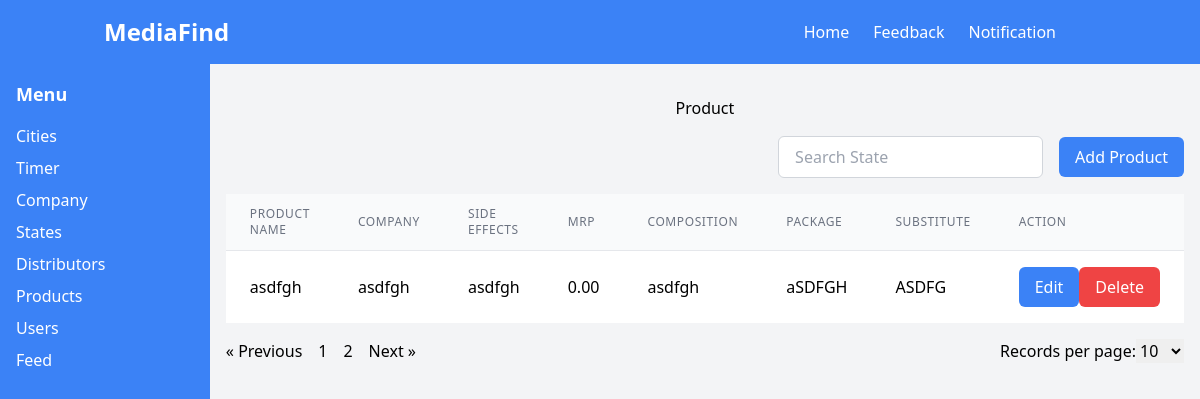
The app's page /php-with-mysql/pages/product/product.php?page=2&limit=10 with its own data.
### tables this page shows
CREATE TABLE `products` (
  `id` int(11) NOT NULL,
  `ProductName` varchar(255) DEFAULT NULL,
  `Company` varchar(255) DEFAULT NULL,
  `SideEffects` text DEFAULT NULL,
  `MRP` decimal(10,2) DEFAULT NULL,
  `Composition` varchar(255) DEFAULT NULL,
  `Package` varchar(255) DEFAULT NULL,
  `Substitute` varchar(255) DEFAULT NULL
);

### php-with-mysql/pages/product/fetch_product.php (the view, shortened to what this page needs)
<?php
include '../../shared/paginator.php';
include '../../db/db_connection.php';
mysqli_set_charset($conn, "utf8mb4");
$default_limit = 10;
$page = isset($_GET['page']) ? $_GET['page'] : 1;
$limit = isset($_GET['limit']) ? $_GET['limit'] : $default_limit;
$start = ($page - 1) * $limit;
if ($conn) {
    $count_sql = "SELECT COUNT(*) AS total FROM products";
    $count_result = mysqli_query($conn, $count_sql);
    $count_data = mysqli_fetch_assoc($count_result);
    $total_records = $count_data['total'];
    $total_pages = ceil($total_records / $limit);
    $sql = "SELECT * FROM products LIMIT $start, $limit";
    $result = mysqli_query($conn, $sql);
    echo '<table class="min-w-full divide-y divide-gray-200">';
    echo '<thead class="bg-gray-50">';
    echo '<tr>';
    echo '<th scope="col" class="px-6 py-3 text-left text-xs font-medium text-gray-500 uppercase tracking-wider">Product Name</th>';
    echo '<th scope="col" class="px-6 py-3 text-left text-xs font-medium text-gray-500 uppercase tracking-wider">Company</th>';
    echo '<th scope="col" class="px-6 py-3 text-left text-xs font-medium text-gray-500 uppercase tracking-wider">Side Effects</th>';
    echo '<th scope="col" class="px-6 py-3 text-left text-xs font-medium text-gray-500 uppercase tracking-wider">MRP</th>';
    echo '<th scope="col" class="px-6 py-3 text-left text-xs font-medium text-gray-500 uppercase tracking-wider">Composition</th>';
    echo '<th scope="col" class="px-6 py-3 text-left text-xs font-medium text-gray-500 uppercase tracking-wider">Package</th>';
    echo '<th scope="col" class="px-6 py-3 text-left text-xs font-medium text-gray-500 uppercase tracking-wider">Substitute</th>';
    echo '<th scope="col" class="px-6 py-3 text-left text-xs font-medium text-gray-500 uppercase tracking-wider">Action</th>';
    echo '</tr>';
    echo '</thead>';
    echo '<tbody class="bg-white divide-y divide-gray-200">';
    if ($result && mysqli_num_rows($result) > 0) {
        while ($row = mysqli_fetch_assoc($result)) {
            echo "<tr>";
            echo "<td class='px-6 py-4 whitespace-nowrap'>" . $row['ProductName'] . "</td>";
            echo "<td class='px-6 py-4 whitespace-nowrap'>" . $row['Company'] . "</td>";
            echo "<td class='px-6 py-4 whitespace-nowrap'>" . $row['SideEffects'] . "</td>";
            echo "<td class='px-6 py-4 whitespace-nowrap'>" . $row['MRP'] . "</td>";
            echo "<td class='px-6 py-4 whitespace-nowrap'>" . $row['Composition'] . "</td>";
            echo "<td class='px-6 py-4 whitespace-nowrap'>" . $row['Package'] . "</td>";
            echo "<td class='px-6 py-4 whitespace-nowrap'>" . $row['Substitute'] . "</td>";
            echo "<td class='px-6 py-4 whitespace-nowrap'>";
            echo "<button class='bg-blue-500 text-white px-4 py-2 rounded-md editBtn' data-id='{$row['id']}' data-product-name='{$row['ProductName']}' data-company='{$row['Company']}' data-side-effects='{$row['SideEffects']}' data-mrp='{$row['MRP']}' data-composition='{$row['Composition']}' data-package='{$row['Package']}' data-substitute='{$row['Substitute']}'>Edit</button>";
            echo "<button class='bg-red-500 text-white px-4 py-2 rounded-md deleteBtn'  data-delete-id='{$row['id']}'>Delete</button>";
            echo "</td>";
            echo "</tr>";
        }
    } else {
        echo "<tr><td colspan='8' class='text-center'>No products found</td></tr>";
    }
    echo '</tbody>';
    echo '</table>';
    echo generatePagination($total_pages, $page, $limit);
} else {
    die("Connection failed: " . mysqli_connect_error());
}
?>

### records on screen
products: ProductName "asdfgh", Company "asdfgh", SideEffects "asdfgh", MRP "0.00", Composition "asdfgh", Package "aSDFGH", Substitute "ASDFG"

### other values on screen
form field limit "10"
